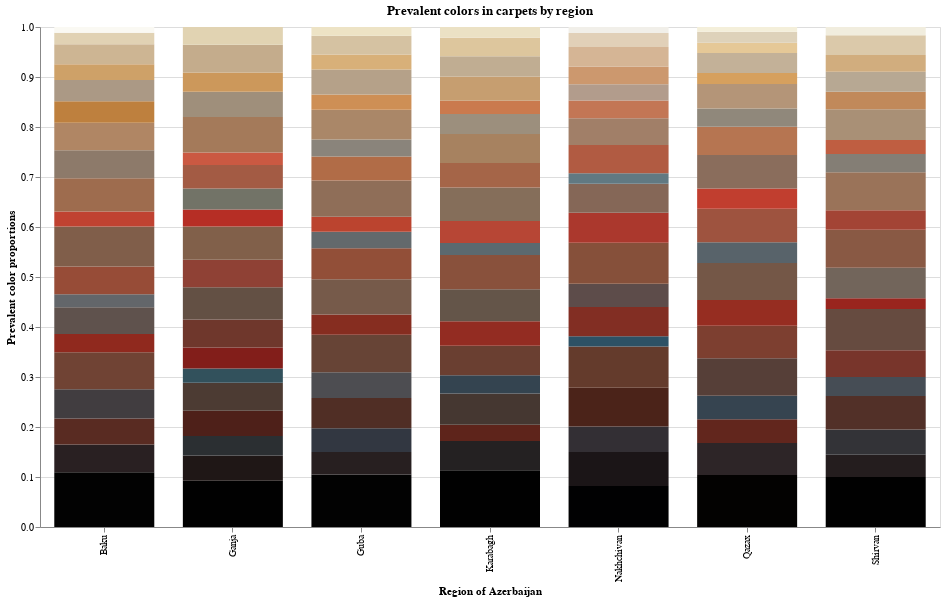

Source (notebook cell):
### Code cell
import altair as alt

alt.Chart(viz_df_all_20_clusters, title='Prevalent colors in carpets by region').mark_bar(size=100).encode(
    alt.X(
        'region',
        axis=alt.Axis(
            title='Region of Azerbaijan'
        )
    ),
    alt.Y(
        'sum(prop)',
        scale=alt.Scale(domain=(0,1)),
        axis=alt.Axis(
            title='Prevalent color proportions'
        )
    ),
    
    color=alt.Color(
        'hex',
        scale=None,
        legend=None
    ),
    order=alt.Order(
        'hsp',
        sort='ascending'
    ),
    tooltip=['region', 'hex', 'prop']
).properties(
    width=900,
    height=500
)

### Figure 1 — Vega-Lite specification as saved in the notebook (floating-point values rounded to 4 significant figures; data arrays with more than 128 entries replaced by an {"elided": "..."} marker saying what was removed)
{"config": {"view": {"continuousWidth": 400, "continuousHeight": 300}}, "data": {"name": "data-dd1cfb69272d986eec7f04e36bfc805f"}, "mark": {"type": "bar", "size": 100}, "encoding": {"color": {"field": "hex", "legend": null, "scale": null, "type": "nominal"}, "order": {"field": "hsp", "sort": "ascending", "type": "quantitative"}, "tooltip": [{"field": "region", "type": "nominal"}, {"field": "hex", "type": "nominal"}, {"field": "prop", "type": "quantitative"}], "x": {"axis": {"title": "Region of Azerbaijan"}, "field": "region", "type": "nominal"}, "y": {"aggregate": "sum", "axis": {"title": "Prevalent color proportions"}, "field": "prop", "scale": {"domain": [0, 1]}, "type": "quantitative"}}, "height": 500, "title": "Prevalent colors in carpets by region", "width": 900, "$schema": "https://vega.github.io/schema/vega-lite/v4.17.0.json", "datasets": {"data-dd1cfb69272d986eec7f04e36bfc805f": {"elided": "140 records"}}}
